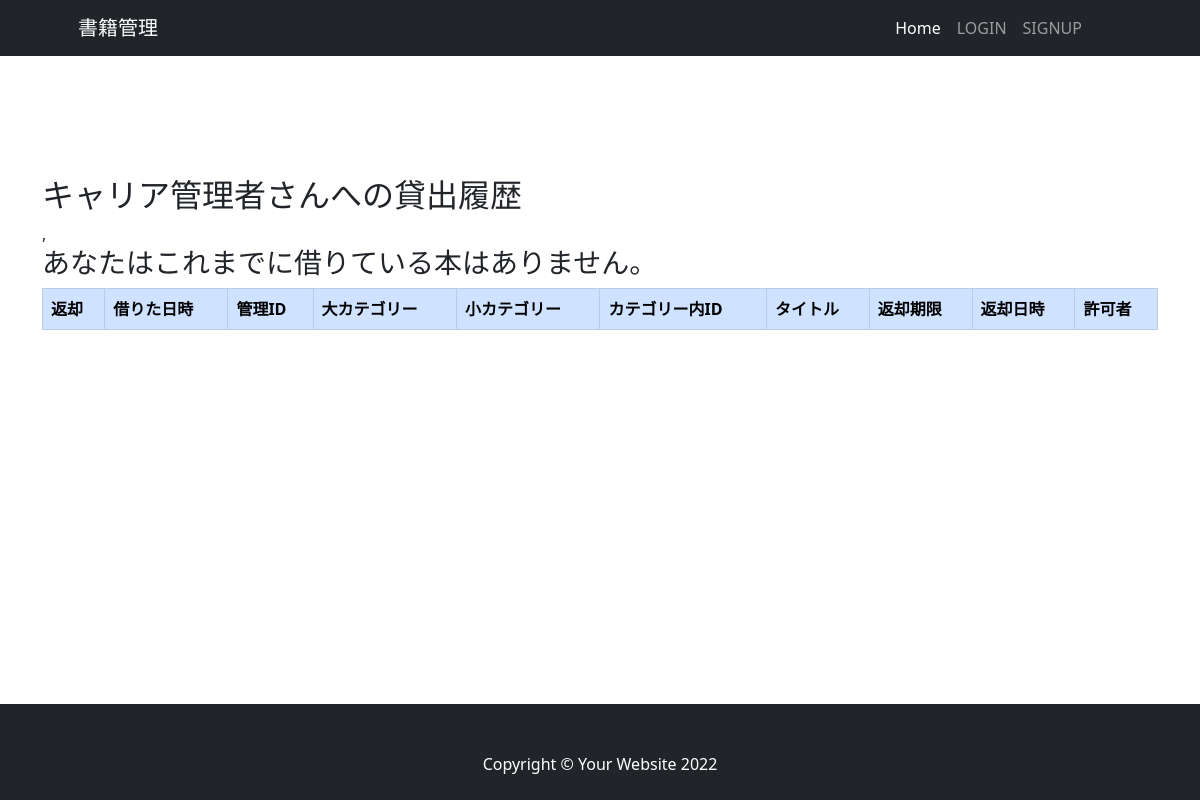
/history_status_user/1/, run on an earlier commit of the app's database.
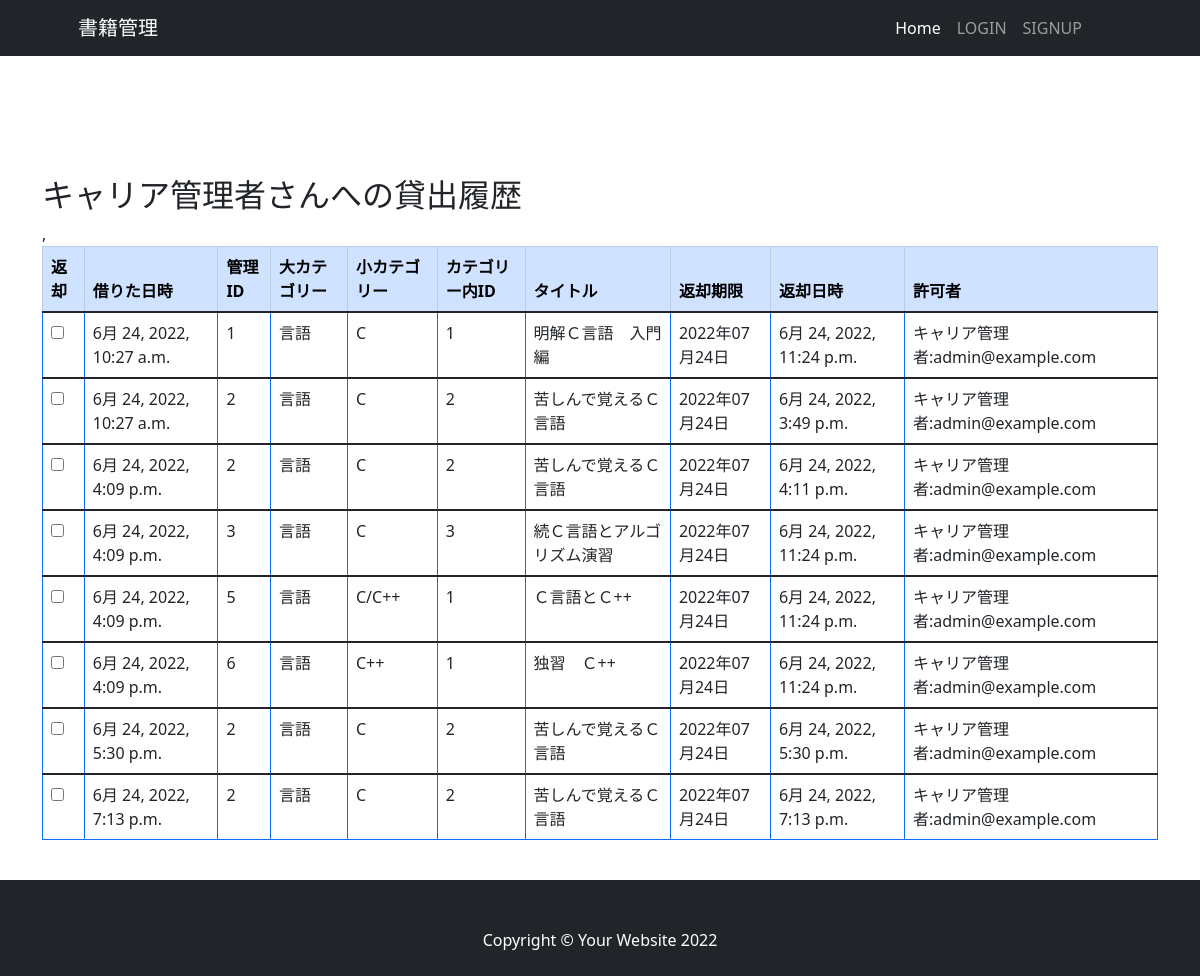
And on a later commit of the database.
### book_rental_app/models.py (models this page shows, shortened)
class LendingStatus(models.Model):
    checkout_date = models.DateTimeField(auto_now_add=True, verbose_name='貸し出し日')
    returned_date = models.DateTimeField(auto_now=True, verbose_name='返却日')
    book = models.ForeignKey(Books, on_delete=models.PROTECT, verbose_name='貸し出された書籍')
    borrower_user = models.ForeignKey(User, on_delete=models.PROTECT, related_name='status_borrower', verbose_name='本を借りた人')
    lender_user = models.ForeignKey(User, on_delete=models.PROTECT, related_name='status_lender', verbose_name='貸出許可を出した人')
    is_returned = models.BooleanField(default=False, help_text='本が返されたらTrue', verbose_name='返されたかどうかのラベル')
    def get_due_date(self):
        due_date = self.checkout_date + relativedelta(months=1)
        return due_date
    class Meta:
        db_table = 'LendingStatus'
        verbose_name = '貸出状況'
        verbose_name_plural = '貸出状況'

class Books(models.Model):
    manage_id = models.IntegerField(verbose_name='書籍管理用ID', blank=True, null=True)
    id_in_category = models.IntegerField(verbose_name='カテゴリーにおけるID', blank=True, null=True)
    title = models.CharField(max_length=255, verbose_name='Book Title')
    category = models.ForeignKey(SmallCategory, on_delete=models.SET_NULL, blank=True, null=True, verbose_name='Small Categroy name')
    borrower_user = models.ForeignKey(User, on_delete=models.SET_NULL, blank=True, null=True, related_name='borrowing_books', verbose_name='本を借りた人')
    lender_user = models.ForeignKey(User, on_delete=models.SET_NULL, blank=True, null=True, related_name='lending_books', verbose_name='貸出許可を出した人')
    is_rental = models.BooleanField(default=False, help_text='借りられたらTrue', verbose_name='貸出中ラベル')
    created_at = models.DateTimeField(auto_now_add=True, verbose_name='書籍追加された日時')
    class Meta:
        db_table = 'Books'
        verbose_name = '書籍情報'
        verbose_name_plural = '書籍情報'

class SmallCategory(models.Model):
    large_category = models.ForeignKey(LargeCategory, on_delete=models.SET_NULL, blank=True, null=True, verbose_name='Large Categroy name')
    name = models.CharField(max_length=25, verbose_name='Small Categroy name')
    def __str__(self):
        return self.name
    class Meta:
        db_table = 'Small_Category'
        verbose_name = '小カテゴリー'
        verbose_name_plural = '小カテゴリー'

class LargeCategory(models.Model):
    name = models.CharField(max_length=25, verbose_name='Large Categroy name')
    def __str__(self):
        return self.name
    class Meta:
        db_table = 'Large_Category'
        verbose_name = '大カテゴリー'
        verbose_name_plural = '大カテゴリー'

### register/models.py (models this page shows, shortened)
class User(AbstractBaseUser, PermissionsMixin):
    email = models.EmailField(_('email address'), unique=True)
    first_name = models.CharField(_('first name'), max_length=30, blank=True)
    last_name = models.CharField(_('last name'), max_length=150, blank=True)
    is_staff = models.BooleanField(
        _('staff status'),
        default=False,
        help_text=_(
            'Designates whether the user can log into this admin site.'),
    )
    is_active = models.BooleanField(
        _('active'),
        default=True,
        help_text=_(
            'Designates whether this user should be treated as active. '
            'Unselect this instead of deleting accounts.'
        ),
    )
    date_joined = models.DateTimeField(_('date joined'), default=timezone.now)
    """
    5冊目での貸出上限フラグ追加
    """
    rental_limit = models.BooleanField(default=False, help_text='5冊以上借りたらTrue', verbose_name='貸出上限フラグ')
    """
    借りているかどうかでフラグ追加
    """
    is_borrowing = models.BooleanField(default=False, help_text='本を借りていればTrue', verbose_name='本を借りている人/is_borrowing')
    objects = CustomUserManager()
    EMAIL_FIELD = 'email'
    USERNAME_FIELD = 'email'
    REQUIRED_FIELDS = []
    class Meta:
        verbose_name = _('user')
        verbose_name_plural = _('users')
    def __str__(self):
        return self.last_name + self.first_name + ':' + self.email

### book_rental_app/views/lender_views.py (the view)
# urls.py: path('history_status_user/<int:pk>/', views.history_status_user, name='history_status_user'),
def history_status_user(request, pk):
    status_user = User.objects.get(id=pk)
    returned_status = LendingStatus.objects.filter(borrower_user=status_user, is_returned=True)
    context = {
        'status_user': status_user,
        'returned_status': returned_status,
    }
    return render(request, 'lender/list_status/history_status_user.html', context)

### book_rental_app/templates/lender/list_status/history_status_user.html (shortened to what this page needs)
{% extends 'lender/base.html' %}
{% block content %}
        <section class="pt-4">
            <div class="container">
                  <h2>{{ status_user.last_name }}{{ status_user.first_name }}さんへの貸出履歴</h2>
                  <table class="table table-bordered border-primary table-hover">
                    <thead class="table-primary">
                      <tr>
                        <th scope="col">返却</th>
                        <th scope="col">借りた日時</th>
                        <th scope="col">管理ID</th>
                        <th scope="col">大カテゴリー</th>
                        <th scope="col">小カテゴリー</th>
                        <th scope="col">カテゴリー内ID</th>
                        <th scope="col">タイトル</th>
                        <th scope="col">返却期限</th>,
                        <th scope="col">返却日時</th>
                        <th scope="col">許可者</th>
                      </tr>
                    </thead>
                    {% if returned_status %}
                    {% for status in returned_status %}
                    <tbody>
                      <tr id="{{ status.id }}">
                          <td><input type="checkbox" name="returning_status_id" value="{{ status.id }}"></td>
                          <td>{{ status.checkout_date }}</td>
                          <td>{{ status.book.manage_id }}</td>
                          <td>{{ status.book.category.large_category }}</td>
                          <td>{{ status.book.category }}</td>
                          <td>{{ status.book.id_in_category }}</td>
                          <td>{{ status.book.title }}</td>
                          <td>{{ status.get_due_date | date:"Y年m月j日" }}</td>
                          <td>{{ status.returned_date }}</td>
                          <td>{{ status.lender_user }}</td>
                      </tr>
                    </tbody>
                    {% endfor %}
                    {% else %}
                    <h3>あなたはこれまでに借りている本はありません。</h3>
                    {% endif %}
                  </table>
            </div>
        </section>
{% endblock %}

What changed in the data, as far as the page shows it:
added LendingStatus: checkout_date "6月 24, 2022, 10:27 a.m.", book.manage_id "1", book.category.large_category "言語", book.category "C", book.id_in_category "1", book "明解Ｃ言語 入門編", get_due_date "2022年07月24日", returned_date "6月 24, 2022, 11:24 p.m.", lender_user "キャリア管理者:admin@example.com"
added LendingStatus: checkout_date "6月 24, 2022, 10:27 a.m.", book.manage_id "2", book.category.large_category "言語", book.category "C", book.id_in_category "2", book "苦しんで覚えるＣ言語", get_due_date "2022年07月24日", returned_date "6月 24, 2022, 3:49 p.m.", lender_user "キャリア管理者:admin@example.com"
added LendingStatus: checkout_date "6月 24, 2022, 4:09 p.m.", book.manage_id "2", book.category.large_category "言語", book.category "C", book.id_in_category "2", book "苦しんで覚えるＣ言語", get_due_date "2022年07月24日", returned_date "6月 24, 2022, 4:11 p.m.", lender_user "キャリア管理者:admin@example.com"
added LendingStatus: checkout_date "6月 24, 2022, 4:09 p.m.", book.manage_id "3", book.category.large_category "言語", book.category "C", book.id_in_category "3", book "続Ｃ言語とアルゴリズム演習", get_due_date "2022年07月24日", returned_date "6月 24, 2022, 11:24 p.m.", lender_user "キャリア管理者:admin@example.com"
added LendingStatus: checkout_date "6月 24, 2022, 4:09 p.m.", book.manage_id "5", book.category.large_category "言語", book.category "C/C++", book.id_in_category "1", book "Ｃ言語とＣ++", get_due_date "2022年07月24日", returned_date "6月 24, 2022, 11:24 p.m.", lender_user "キャリア管理者:admin@example.com"
added LendingStatus: checkout_date "6月 24, 2022, 4:09 p.m.", book.manage_id "6", book.category.large_category "言語", book.category "C++", book.id_in_category "1", book "独習 Ｃ++", get_due_date "2022年07月24日", returned_date "6月 24, 2022, 11:24 p.m.", lender_user "キャリア管理者:admin@example.com"
added LendingStatus: checkout_date "6月 24, 2022, 5:30 p.m.", book.manage_id "2", book.category.large_category "言語", book.category "C", book.id_in_category "2", book "苦しんで覚えるＣ言語", get_due_date "2022年07月24日", returned_date "6月 24, 2022, 5:30 p.m.", lender_user "キャリア管理者:admin@example.com"
added LendingStatus: checkout_date "6月 24, 2022, 7:13 p.m.", book.manage_id "2", book.category.large_category "言語", book.category "C", book.id_in_category "2", book "苦しんで覚えるＣ言語", get_due_date "2022年07月24日", returned_date "6月 24, 2022, 7:13 p.m.", lender_user "キャリア管理者:admin@example.com"
Also different on the page:
text no longer shown: "あなたはこれまでに借りている本はありません。"
